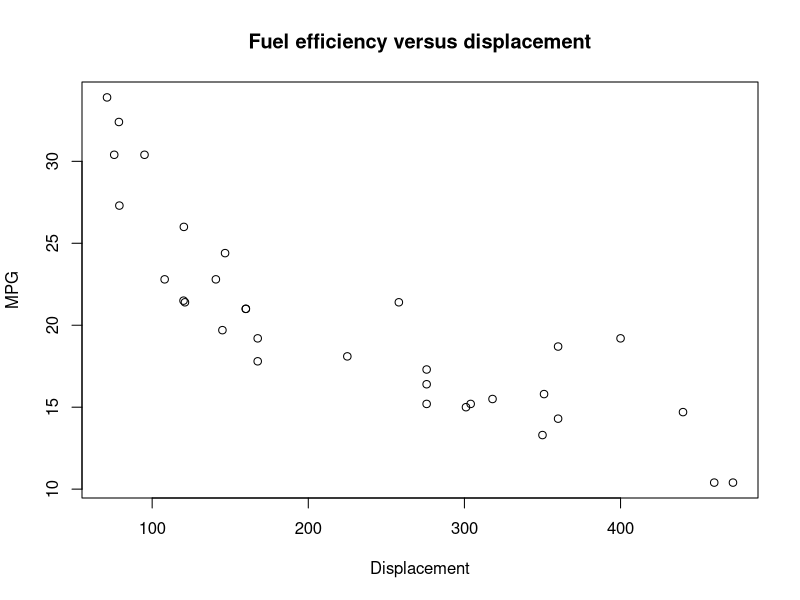

R code for this plot:
## ---- chunk 1
knitr::opts_chunk$set(echo = TRUE)
## ---- chunk 2
summary(mtcars)
str(mtcars)
## ---- chunk 3
plot(mtcars$disp, mtcars$mpg, 
     main = "Fuel efficiency versus displacement", 
     xlab = "Displacement", 
     ylab = "MPG")
summary(mtcars$mpg)
